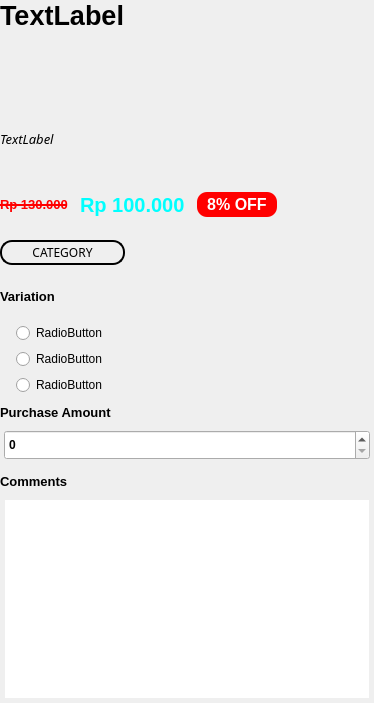
          <widget class="QWidget" name="scrollAreaWidgetContents">
           <property name="geometry">
            <rect>
             <x>0</x>
             <y>0</y>
             <width>374</width>
             <height>703</height>
            </rect>
           </property>
           <layout class="QGridLayout" name="gridLayout_4">
            <property name="leftMargin">
             <number>0</number>
            </property>
            <property name="topMargin">
             <number>0</number>
            </property>
            <property name="rightMargin">
             <number>0</number>
            </property>
            <property name="bottomMargin">
             <number>0</number>
            </property>
            <property name="horizontalSpacing">
             <number>0</number>
            </property>
            <property name="verticalSpacing">
             <number>10</number>
            </property>
            <item row="1" column="0" colspan="3">
             <widget class="QFrame" name="frame_4">
              <property name="minimumSize">
               <size>
                <width>0</width>
                <height>40</height>
               </size>
              </property>
              <property name="maximumSize">
               <size>
                <width>16777215</width>
                <height>40</height>
               </size>
              </property>
              <property name="frameShape">
               <enum>QFrame::Shape::NoFrame</enum>
              </property>
              <property name="frameShadow">
               <enum>QFrame::Shadow::Raised</enum>
              </property>
              <layout class="QGridLayout" name="gridLayout_6">
               <property name="leftMargin">
                <number>0</number>
               </property>
               <property name="topMargin">
                <number>0</number>
               </property>
               <property name="rightMargin">
                <number>0</number>
               </property>
               <property name="bottomMargin">
                <number>0</number>
               </property>
               <property name="verticalSpacing">
                <number>0</number>
               </property>
               <item row="0" column="0">
                <spacer name="horizontalSpacer_5">
                 <property name="orientation">
                  <enum>Qt::Orientation::Horizontal</enum>
                 </property>
                 <property name="sizeHint" stdset="0">
                  <size>
                   <width>125</width>
                   <height>20</height>
                  </size>
                 </property>
                </spacer>
               </item>
               <item row="0" column="1">
                <widget class="QPushButton" name="add_chart">
                 <property name="minimumSize">
                  <size>
                   <width>30</width>
                   <height>30</height>
                  </size>
                 </property>
                 <property name="maximumSize">
                  <size>
                   <width>30</width>
                   <height>30</height>
                  </size>
                 </property>
                 <property name="cursor">
                  <cursorShape>PointingHandCursor</cursorShape>
                 </property>
                 <property name="styleSheet">
                  <string notr="true">border-radius: 12px;</string>
                 </property>
                 <property name="text">
                  <string/>
                 </property>
                 <property name="icon">
                  <iconset resource="../res/resource.qrc">
                   <normaloff>:/icon/icons/icons8-add-shopping-cart-384.png</normaloff>:/icon/icons/icons8-add-shopping-cart-384.png</iconset>
                 </property>
                 <property name="iconSize">
                  <size>
                   <width>22</width>
                   <height>22</height>
                  </size>
                 </property>
                </widget>
               </item>
              </layout>
             </widget>
            </item>
            <item row="0" column="0" colspan="3">
             <widget class="QLabel" name="names">
              <property name="minimumSize">
               <size>
                <width>0</width>
                <height>70</height>
               </size>
              </property>
              <property name="maximumSize">
               <size>
                <width>16777215</width>
                <height>70</height>
               </size>
              </property>
              <property name="font">
               <font>
                <family>Segoe UI</family>
                <pointsize>20</pointsize>
                <bold>true</bold>
               </font>
              </property>
              <property name="styleSheet">
               <string notr="true">color: rgb(0, 0, 0);</string>
              </property>
              <property name="text">
               <string>TextLabel</string>
              </property>
              <property name="scaledContents">
               <bool>true</bool>
              </property>
              <property name="alignment">
               <set>Qt::AlignmentFlag::AlignLeading|Qt::AlignmentFlag::AlignLeft|Qt::AlignmentFlag::AlignTop</set>
              </property>
              <property name="wordWrap">
               <bool>true</bool>
              </property>
             </widget>
            </item>
            <item row="8" column="0" colspan="3">
             <widget class="QFrame" name="frame_2">
              <property name="font">
               <font>
                <pointsize>9</pointsize>
                <bold>false</bold>
               </font>
              </property>
              <property name="frameShape">
               <enum>QFrame::Shape::NoFrame</enum>
              </property>
              <property name="frameShadow">
               <enum>QFrame::Shadow::Raised</enum>
              </property>
              <layout class="QGridLayout" name="gridLayout_7">
               <property name="leftMargin">
                <number>0</number>
               </property>
               <property name="topMargin">
                <number>0</number>
               </property>
               <property name="rightMargin">
                <number>0</number>
               </property>
               <property name="bottomMargin">
                <number>0</number>
               </property>
               <item row="2" column="0">
                <widget class="QFrame" name="frame_5">
                 <property name="frameShape">
                  <enum>QFrame::Shape::NoFrame</enum>
                 </property>
                 <property name="frameShadow">
                  <enum>QFrame::Shadow::Raised</enum>
                 </property>
                 <layout class="QGridLayout" name="gridLayout_8">
                  <property name="leftMargin">
                   <number>5</number>
                  </property>
                  <property name="topMargin">
                   <number>5</number>
                  </property>
                  <property name="rightMargin">
                   <number>5</number>
                  </property>
                  <property name="bottomMargin">
                   <number>5</number>
                  </property>
                  <item row="0" column="0">
                   <widget class="QListWidget" name="comments">
                    <property name="minimumSize">
                     <size>
                      <width>0</width>
                      <height>0</height>
                     </size>
                    </property>
                    <property name="maximumSize">
                     <size>
                      <width>16777215</width>
                      <height>16777215</height>
                     </size>
                    </property>
                    <property name="frameShape">
                     <enum>QFrame::Shape::NoFrame</enum>
                    </property>
                   </widget>
                  </item>
                 </layout>
                </widget>
               </item>
               <item row="1" column="0">
                <widget class="QLabel" name="label_5">
                 <property name="font">
                  <font>
                   <pointsize>10</pointsize>
                   <bold>true</bold>
                  </font>
                 </property>
                 <property name="text">
                  <string>Comments</string>
                 </property>
                </widget>
               </item>
              </layout>
             </widget>
            </item>
            <item row="5" column="0">
             <widget class="QPushButton" name="category">
              <property name="minimumSize">
               <size>
                <width>80</width>
                <height>25</height>
               </size>
              </property>
              <property name="maximumSize">
               <size>
                <width>16777215</width>
                <height>16777215</height>
               </size>
              </property>
              <property name="font">
               <font>
                <family>Segoe UI Black</family>
               </font>
              </property>
              <property name="cursor">
               <cursorShape>PointingHandCursor</cursorShape>
              </property>
              <property name="styleSheet">
               <string notr="true">border-radius: 12px;
border-color: rgb(0, 0, 0);
border-style: outset;
border-width: 2px;
padding-left: 10;
padding-right: 10;</string>
              </property>
              <property name="text">
               <string>CATEGORY</string>
              </property>
             </widget>
            </item>
            <item row="2" column="0" colspan="3">
             <widget class="QLabel" name="description">
              <property name="minimumSize">
               <size>
                <width>0</width>
                <height>40</height>
               </size>
              </property>
              <property name="maximumSize">
               <size>
                <width>16777215</width>
                <height>40</height>
               </size>
              </property>
              <property name="font">
               <font>
                <family>Segoe UI Light</family>
                <pointsize>10</pointsize>
                <italic>true</italic>
               </font>
              </property>
              <property name="styleSheet">
               <string notr="true">color: rgb(0, 0, 0);</string>
              </property>
              <property name="text">
               <string>TextLabel</string>
              </property>
              <property name="alignment">
               <set>Qt::AlignmentFlag::AlignLeading|Qt::AlignmentFlag::AlignLeft|Qt::AlignmentFlag::AlignTop</set>
              </property>
              <property name="wordWrap">
               <bool>true</bool>
              </property>
             </widget>
            </item>
            <item row="6" column="0" colspan="3">
             <widget class="QFrame" name="frame">
              <property name="minimumSize">
               <size>
                <width>0</width>
                <height>120</height>
               </size>
              </property>
              <property name="maximumSize">
               <size>
                <width>16777215</width>
                <height>120</height>
               </size>
              </property>
              <property name="styleSheet">
               <string notr="true">color: rgb(0, 0, 0);</string>
              </property>
              <property name="frameShape">
               <enum>QFrame::Shape::NoFrame</enum>
              </property>
              <property name="frameShadow">
               <enum>QFrame::Shadow::Raised</enum>
              </property>
              <layout class="QGridLayout" name="gridLayout_3">
               <property name="leftMargin">
                <number>0</number>
               </property>
               <property name="topMargin">
                <number>0</number>
               </property>
               <property name="rightMargin">
                <number>0</number>
               </property>
               <property name="bottomMargin">
                <number>0</number>
               </property>
               <item row="1" column="1">
                <widget class="QRadioButton" name="variaton1">
                 <property name="cursor">
                  <cursorShape>PointingHandCursor</cursorShape>
                 </property>
                 <property name="text">
                  <string>RadioButton</string>
                 </property>
                </widget>
               </item>
               <item row="3" column="0">
                <spacer name="horizontalSpacer_3">
                 <property name="orientation">
                  <enum>Qt::Orientation::Horizontal</enum>
                 </property>
                 <property name="sizeType">
                  <enum>QSizePolicy::Policy::Fixed</enum>
                 </property>
                 <property name="sizeHint" stdset="0">
                  <size>
                   <width>10</width>
                   <height>20</height>
                  </size>
                 </property>
                </spacer>
               </item>
               <item row="4" column="0">
                <spacer name="horizontalSpacer_4">
                 <property name="orientation">
                  <enum>Qt::Orientation::Horizontal</enum>
                 </property>
                 <property name="sizeType">
                  <enum>QSizePolicy::Policy::Fixed</enum>
                 </property>
                 <property name="sizeHint" stdset="0">
                  <size>
                   <width>10</width>
                   <height>20</height>
                  </size>
                 </property>
                </spacer>
               </item>
               <item row="4" column="1">
                <widget class="QRadioButton" name="variation3">
                 <property name="cursor">
                  <cursorShape>PointingHandCursor</cursorShape>
                 </property>
                 <property name="text">
                  <string>RadioButton</string>
                 </property>
                </widget>
               </item>
               <item row="1" column="0">
                <spacer name="horizontalSpacer_2">
                 <property name="orientation">
                  <enum>Qt::Orientation::Horizontal</enum>
                 </property>
                 <property name="sizeType">
                  <enum>QSizePolicy::Policy::Fixed</enum>
                 </property>
                 <property name="sizeHint" stdset="0">
                  <size>
                   <width>10</width>
                   <height>20</height>
                  </size>
                 </property>
                </spacer>
               </item>
               <item row="0" column="0" colspan="2">
                <widget class="QLabel" name="label_3">
                 <property name="font">
                  <font>
                   <pointsize>10</pointsize>
                   <bold>true</bold>
                  </font>
                 </property>
                 <property name="text">
                  <string>Variation</string>
                 </property>
                </widget>
               </item>
               <item row="3" column="1">
                <widget class="QRadioButton" name="variation2">
                 <property name="cursor">
                  <cursorShape>PointingHandCursor</cursorShape>
                 </property>
                 <property name="text">
                  <string>RadioButton</string>
                 </property>
                </widget>
               </item>
              </layout>
             </widget>
            </item>
            <item row="4" column="0" colspan="3">
             <widget class="QFrame" name="frame_3">
              <property name="minimumSize">
               <size>
                <width>0</width>
                <height>50</height>
               </size>
              </property>
              <property name="maximumSize">
               <size>
                <width>16777215</width>
                <height>50</height>
               </size>
              </property>
              <property name="frameShape">
               <enum>QFrame::Shape::NoFrame</enum>
              </property>
              <property name="frameShadow">
               <enum>QFrame::Shadow::Raised</enum>
              </property>
              <layout class="QGridLayout" name="gridLayout_5">
               <property name="leftMargin">
                <number>0</number>
               </property>
               <property name="topMargin">
                <number>0</number>
               </property>
               <property name="rightMargin">
                <number>0</number>
               </property>
               <property name="bottomMargin">
                <number>0</number>
               </property>
               <property name="horizontalSpacing">
                <number>12</number>
               </property>
               <property name="verticalSpacing">
                <number>0</number>
               </property>
               <item row="0" column="0">
                <widget class="QLabel" name="harga_diskon">
                 <property name="font">
                  <font>
                   <family>Segoe UI</family>
                   <pointsize>10</pointsize>
                   <bold>true</bold>
                   <strikeout>true</strikeout>
                  </font>
                 </property>
                 <property name="styleSheet">
                  <string notr="true">color: rgb(255, 0, 0);</string>
                 </property>
                 <property name="text">
                  <string>Rp 130.000</string>
                 </property>
                </widget>
               </item>
               <item row="0" column="2">
                <widget class="QLabel" name="presentase_diskon">
                 <property name="minimumSize">
                  <size>
                   <width>80</width>
                   <height>25</height>
                  </size>
                 </property>
                 <property name="maximumSize">
                  <size>
                   <width>80</width>
                   <height>25</height>
                  </size>
                 </property>
                 <property name="font">
                  <font>
                   <family>Segoe UI</family>
                   <pointsize>12</pointsize>
                   <bold>true</bold>
                  </font>
                 </property>
                 <property name="styleSheet">
                  <string notr="true">color: rgb(255, 255, 255);
background-color: rgb(255, 0, 0);
border-radius: 10px;</string>
                 </property>
                 <property name="text">
                  <string>8% OFF</string>
                 </property>
                 <property name="alignment">
                  <set>Qt::AlignmentFlag::AlignCenter</set>
                 </property>
                </widget>
               </item>
               <item row="0" column="1">
                <widget class="QLabel" name="harga_item">
                 <property name="font">
                  <font>
                   <family>Segoe UI</family>
                   <pointsize>15</pointsize>
                   <bold>true</bold>
                  </font>
                 </property>
                 <property name="styleSheet">
                  <string notr="true">color: rgb(0, 255, 255);</string>
                 </property>
                 <property name="text">
                  <string>Rp 100.000</string>
                 </property>
                </widget>
               </item>
               <item row="0" column="3">
                <spacer name="horizontalSpacer">
                 <property name="orientation">
                  <enum>Qt::Orientation::Horizontal</enum>
                 </property>
                 <property name="sizeHint" stdset="0">
                  <size>
                   <width>86</width>
                   <height>47</height>
                  </size>
                 </property>
                </spacer>
               </item>
              </layout>
             </widget>
            </item>
            <item row="7" column="0" colspan="3">
             <widget class="QFrame" name="frame_14">
              <property name="minimumSize">
               <size>
                <width>0</width>
                <height>50</height>
               </size>
              </property>
              <property name="frameShape">
               <enum>QFrame::Shape::NoFrame</enum>
              </property>
              <property name="frameShadow">
               <enum>QFrame::Shadow::Raised</enum>
              </property>
              <layout class="QGridLayout" name="gridLayout_18">
               <property name="leftMargin">
                <number>0</number>
               </property>
               <property name="topMargin">
                <number>0</number>
               </property>
               <property name="rightMargin">
                <number>0</number>
               </property>
               <property name="bottomMargin">
                <number>0</number>
               </property>
               <property name="horizontalSpacing">
                <number>0</number>
               </property>
               <item row="0" column="0">
                <widget class="QLabel" name="label_2">
                 <property name="font">
                  <font>
                   <pointsize>10</pointsize>
                   <bold>true</bold>
                  </font>
                 </property>
                 <property name="text">
                  <string>Purchase Amount</string>
                 </property>
                </widget>
               </item>
               <item row="1" column="0">
                <widget class="QFrame" name="frame_15">
                 <property name="frameShape">
                  <enum>QFrame::Shape::NoFrame</enum>
                 </property>
                 <property name="frameShadow">
                  <enum>QFrame::Shadow::Raised</enum>
                 </property>
                 <layout class="QGridLayout" name="gridLayout_19">
                  <property name="leftMargin">
                   <number>4</number>
                  </property>
                  <property name="topMargin">
                   <number>4</number>
                  </property>
                  <property name="rightMargin">
                   <number>4</number>
                  </property>
                  <property name="bottomMargin">
                   <number>4</number>
                  </property>
                  <item row="0" column="0">
                   <widget class="QSpinBox" name="purchase_amount">
                    <property name="minimumSize">
                     <size>
                      <width>0</width>
                      <height>30</height>
                     </size>
                    </property>
                    <property name="font">
                     <font>
                      <bold>true</bold>
                     </font>
                    </property>
                   </widget>
                  </item>
                 </layout>
                </widget>
               </item>
              </layout>
             </widget>
            </item>
           </layout>
          </widget>
